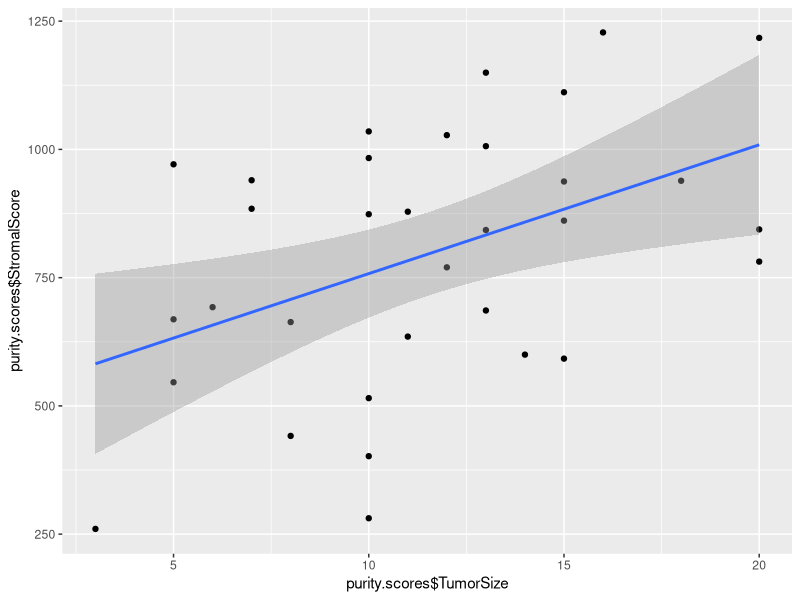
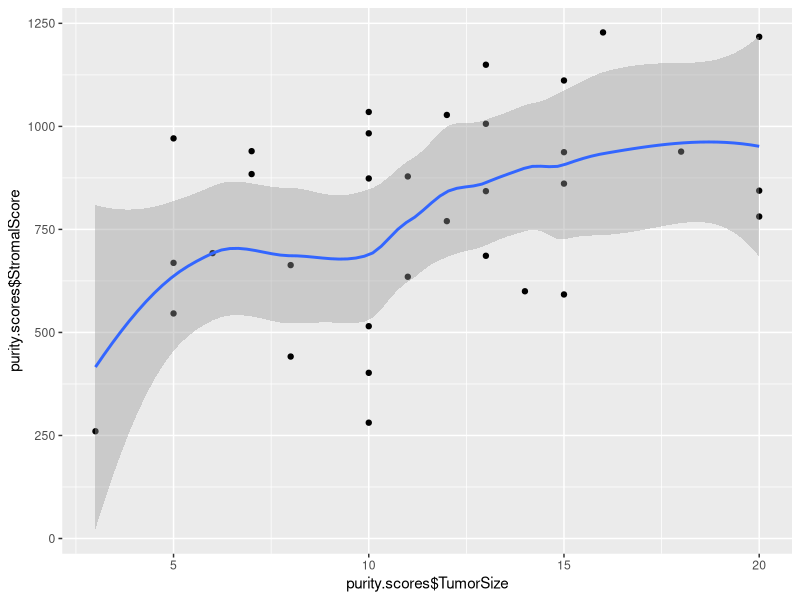
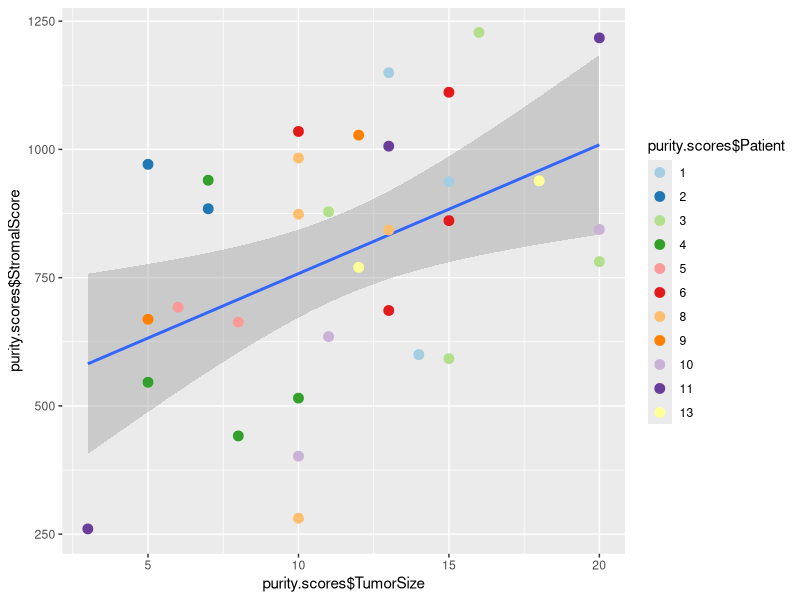
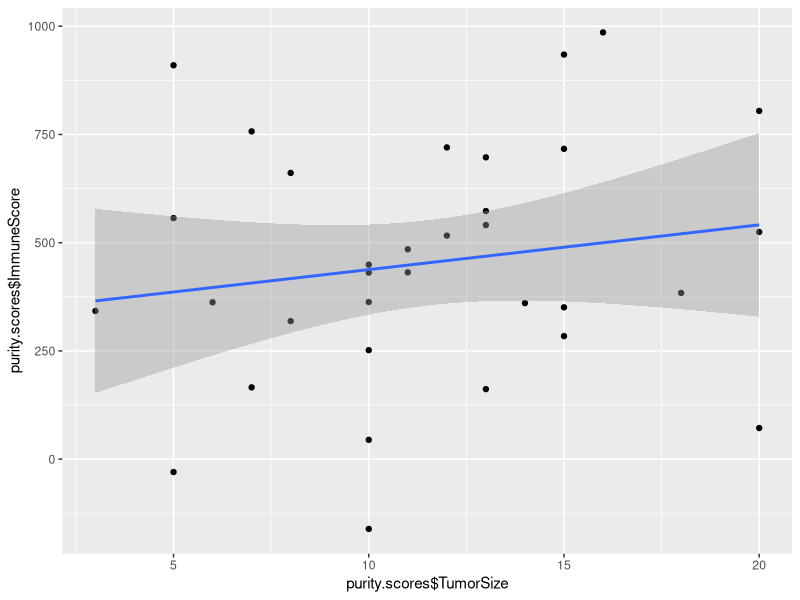
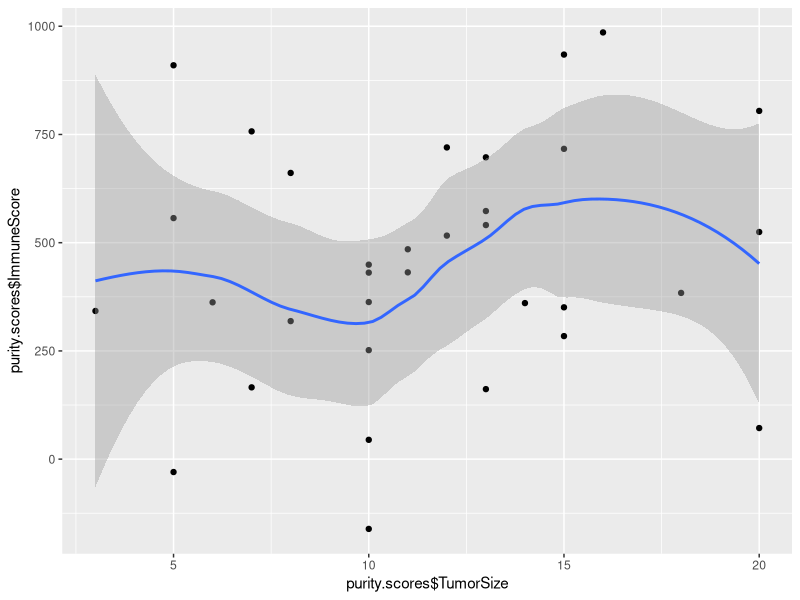
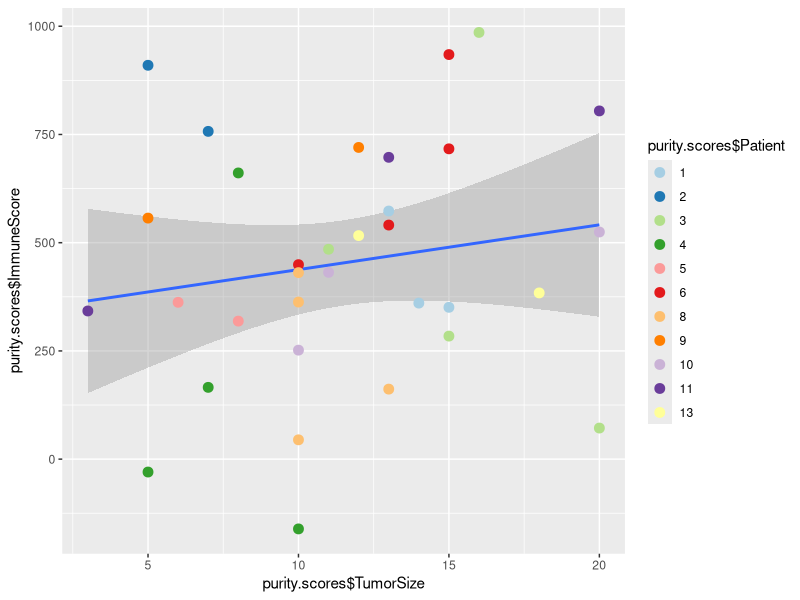
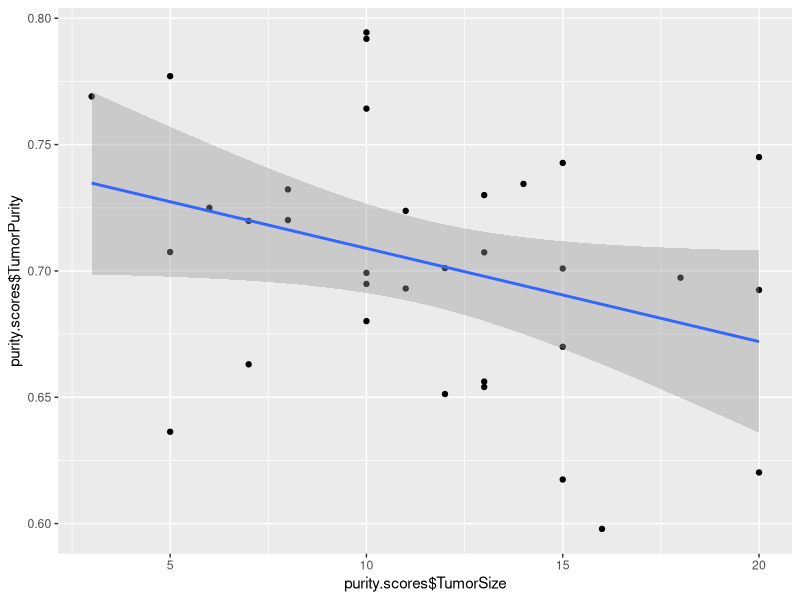
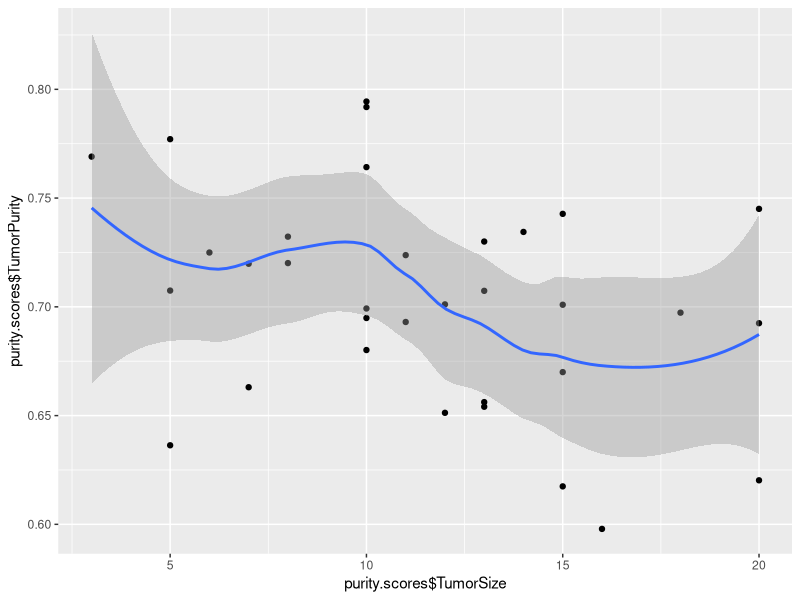

These charts were generated, in order, by the following R code:
##library(synapseClient)
##synapseLogin()
##purity.scores <- synGet("syn6040997", load = TRUE)

purity.scores <- read.delim("estimateScoresWithOtherTumorData.txt")

purity.scores$Patient <- as.factor(purity.scores$Patient) 

library(ggplot2)

##plot tumor size vs Stromal score without color coding, linear fit and loess fit
size.Stromal <- qplot(purity.scores$TumorSize, purity.scores$StromalScore)
size.Stromal + stat_smooth(method = "lm", formula = y ~ x, size = 1)
size.Stromal + stat_smooth(method = "loess", formula = y ~ x, size = 1)

##plot tumor size vs Stromal score with color coding by patient number, linear fit only
size.Stromal <- qplot(purity.scores$TumorSize, purity.scores$StromalScore)
size.Stromal + stat_smooth(method = "lm", formula = y ~ x, size = 1) +
  geom_point(aes(color=purity.scores$Patient), size = 3) +
  scale_color_brewer(palette = "Paired")

##plot tumor size vs Immune score without color coding, linear fit and loess fit
size.Immune <- qplot(purity.scores$TumorSize, purity.scores$ImmuneScore)
size.Immune + stat_smooth(method = "lm", formula = y ~ x, size = 1)
size.Immune + stat_smooth(method = "loess", formula = y ~ x, size = 1)

##plot tumor size vs Immune score with color coding by patient number, linear fit only
size.Immune <- qplot(purity.scores$TumorSize, purity.scores$ImmuneScore)
size.Immune + stat_smooth(method = "lm", formula = y ~ x, size = 1) +
  geom_point(aes(color=purity.scores$Patient), size = 3) +
  scale_color_brewer(palette = "Paired")

##plot tumor size vs Purity score without color coding, linear fit and loess fit
size.Purity <- qplot(purity.scores$TumorSize, purity.scores$TumorPurity)
size.Purity + stat_smooth(method = "lm", formula = y ~ x, size = 1)
size.Purity + stat_smooth(method = "loess", formula = y ~ x, size = 1)

##plot tumor size vs Purity score with color coding by patient number, linear fit only
size.Purity <- qplot(purity.scores$TumorSize, purity.scores$TumorPurity)
size.Purity + stat_smooth(method = "lm", formula = y ~ x, size = 1) +
  geom_point(aes(color=purity.scores$Patient), size = 3) +
  scale_color_brewer(palette = "Paired")

##plot tumor size vs ESTIMATE score without color coding, linear fit and loess fit
size.ESTIMATEscore <- qplot(purity.scores$TumorSize, purity.scores$ESTIMATEScore)
size.ESTIMATEscore + stat_smooth(method = "lm", formula = y ~ x, size = 1)
size.ESTIMATEscore + stat_smooth(method = "loess", formula = y ~ x, size = 1)

##plot tumor size vs ESTIMATE score with color coding by patient number, linear fit only
size.ESTIMATEscore <- qplot(purity.scores$TumorSize, purity.scores$ESTIMATEScore)
size.ESTIMATEscore + stat_smooth(method = "lm", formula = y ~ x, size = 1) +
  geom_point(aes(color=purity.scores$Patient), size = 3) +
  scale_color_brewer(palette = "Paired")



